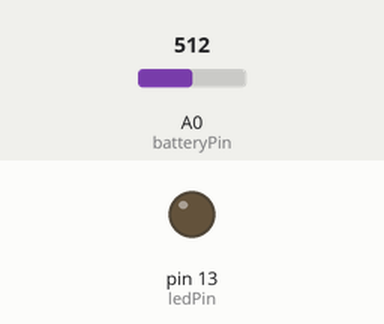
Recording of a sketch running on a simulated Arduino Uno, built with avr-gcc and run on an emulated ATmega328P. Shown: output pins drawn as LEDs (lit = HIGH). Dashed ring = blinking. Inputs (shaded band) come from the test bench; at power-on: A0 (batteryPin) = 512.

Above: at 1.2 s.
1.3 s: A0 (batteryPin) set to 422
2.8 s: A0 (batteryPin) set to 395
At 3.3 s:
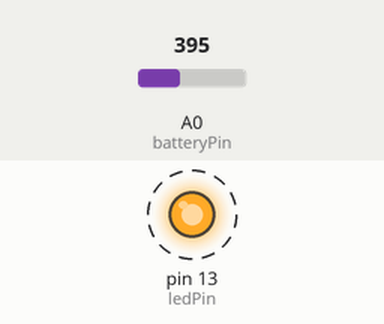
5.8 s: A0 (batteryPin) set to 511
At 6.4 s:
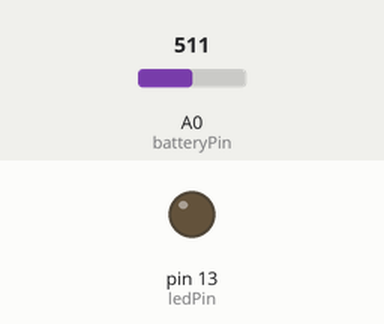
7.3 s: A0 (batteryPin) set to 306
At 8.1 s:
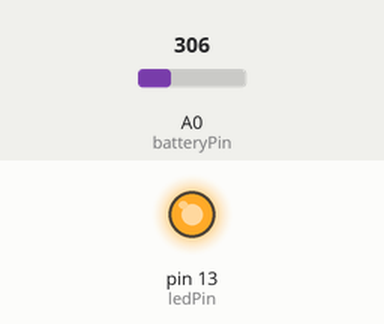
Timing chart, 0 to 10.3 s (numbered marks = the images above; inputs shaded):
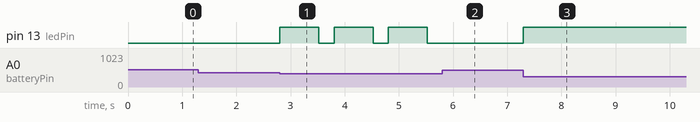

The sketch:

voltage_alarms.ino
```cpp
// voltage_alarms.ino
// flash and LED if voltage drops below a threshold

const long batteryFull        = 2250;
const long warningThreshold   = 2000;
const long criticalThreshold  = 1800;
const long maxDelay           = 1000;

const int ledPin      = 13;
const int batteryPin  = 0;

void setup() {
  pinMode(ledPin, OUTPUT);
}

void loop() {
  int val = analogRead(batteryPin);
  int mvolts = map(val, 0, 1023, 0, 5000);
  Serial.println(mvolts);
  if (mvolts < criticalThreshold) {
    alarm(0);
  } else if (mvolts < warningThreshold) {
    int percent = map(mvolts, criticalThreshold, batteryFull, 0, 100);
    constrain(percent, 0, 100);
    alarm(percent);
  } else {
    digitalWrite(ledPin, LOW);
  }
}

void alarm(int percent) {
  int delayVal = maxDelay*percent/100;
  digitalWrite(ledPin, HIGH);
  delay(maxDelay - delayVal + 1);
  digitalWrite(ledPin, LOW);
  delay(delayVal + 1);
}
```

Measured:
- the behaviour switches between 410 and 409 on A0 (batteryPin) (found by bisection; images 0 and 1)
- after the input at 1.3 s, every drawn part: stays the same
- after the input at 2.8 s, pin 13 (ledPin): alternates HIGH for 0.72 s and LOW for 0.28 s, starting at once
- after the input at 5.8 s, pin 13 (ledPin): stays LOW (without the input it goes to HIGH after 0.01 s)
- after the input at 7.3 s, pin 13 (ledPin): LOW → HIGH at once
